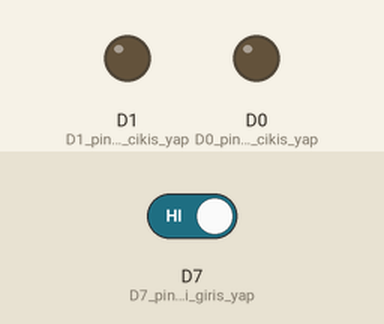
This sketch was run on a simulated ESP8266 (NodeMCU). On the bench: output pins drawn as LEDs (lit = HIGH). Inputs (shaded band) come from the test bench; at power-on: D7 (D7_pinini_giris_yap) HIGH.

Above: at 1.2 s.
1.3 s: D7 (D7_pinini_giris_yap) driven LOW
At 2.4 s:
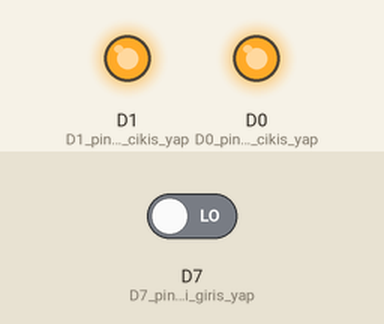
2.8 s: D7 (D7_pinini_giris_yap) driven HIGH
At 3.5 s:
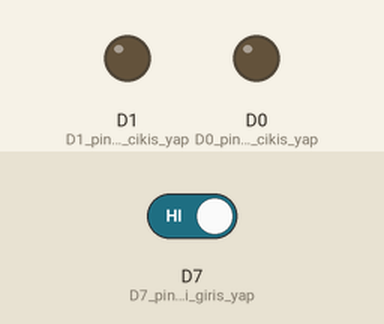
Timing chart, 0 to 5.8 s (numbered marks = the images above; inputs shaded):
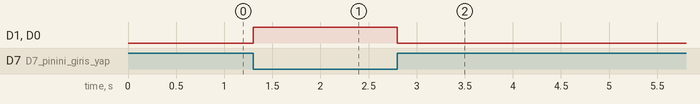

The sketch:

ornek3_buton.ino
```cpp
// Buton okuma programi, buton durumuna gore led yak
// veya sondur yapıyor
//********************************************************
void setup()
{
  pinMode(D0, OUTPUT);      // D0 pinini cikis yap
  pinMode(D1, OUTPUT);      // D1 pinini cikis yap
  pinMode(D7, INPUT);       // D7 pinini giris yap
}
//********************************************************
void loop()
{
  if(digitalRead(D7)==LOW)    // D7 pull-up yapilmis buton var, butona basıldı mi?
  {
    digitalWrite (D0, HIGH);  // evet basildi, ledleri yak
    digitalWrite (D1, HIGH);
  }
  else
  {
    digitalWrite (D0, LOW);   // hayir basilmadi, ledleri sondur
    digitalWrite (D1, LOW);
  }
}
```

Measured:
- after the input at 1.3 s, D1 (D1_pinini_cikis_yap), D0 (D0_pinini_cikis_yap): LOW → HIGH at once
- after the input at 2.8 s, D1 (D1_pinini_cikis_yap), D0 (D0_pinini_cikis_yap): HIGH → LOW at once
